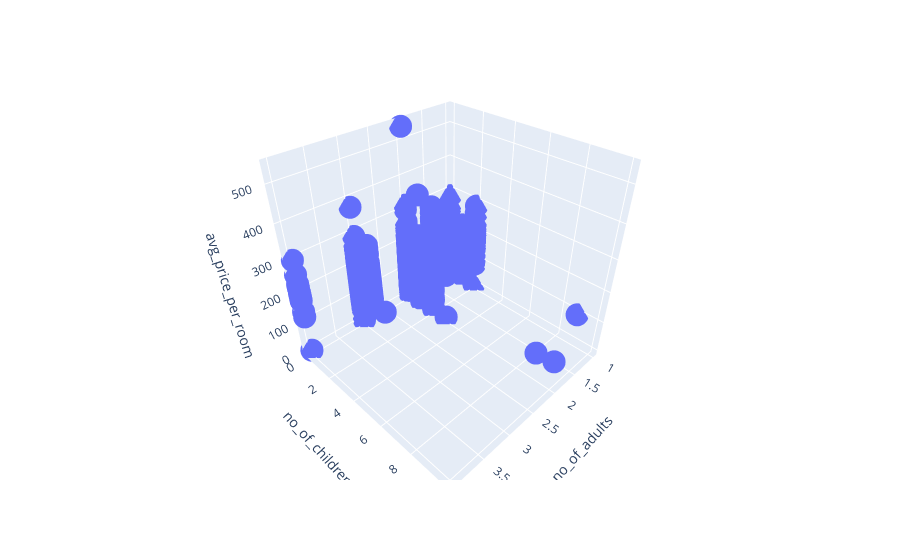

The cell this chart's notebook holds for it:
### Markdown cell above
### 3D Scatterplots

### Code cell
%matplotlib widget

# 3d grafic (atribute numerice)
def scatter_3d_plot(col1, col2, col3, name1, name2, name3):
    # fig = plt.figure()
    # # fig.add_subplot(111, projection='3d')
    # ax = fig.add_subplot(111, projection='3d')
    # ax.scatter(col1, col2, col3)
    # ax.set_xlabel(name1)
    # ax.set_ylabel(name2)
    # ax.set_zlabel(name3)
    # plt.show()
    fig = px.scatter_3d(hotel, x=name1, y=name2, z=name3)
    fig.show()

first_column = hotel["no_of_adults"].copy()
second_column = hotel["no_of_children"].copy()
third_column = hotel["avg_price_per_room"].copy()
first_name = "no_of_adults"
second_name = "no_of_children"
third_name = "avg_price_per_room"

scatter_3d_plot(first_column, second_column, third_column, first_name, second_name, third_name)

### Figure 1 — Plotly figure (JSON) as saved in the notebook; plotly's stock layout.template omitted (floating-point values rounded to 4 significant figures; data arrays with more than 128 entries replaced by an {"elided": "..."} marker saying what was removed)
{"data": [{"hovertemplate": "no_of_adults=%{x}<br>no_of_children=%{y}<br>avg_price_per_room=%{z}<extra></extra>", "legendgroup": "", "marker": {"color": "#636efa", "symbol": "circle"}, "mode": "markers", "name": "", "scene": "scene", "showlegend": false, "type": "scatter3d", "x": {"elided": "36136 int values"}, "y": {"elided": "36136 int values"}, "z": {"elided": "36136 float values"}}], "layout": {"legend": {"tracegroupgap": 0}, "margin": {"t": 60}, "scene": {"domain": {"x": [0, 1], "y": [0, 1]}, "xaxis": {"title": {"text": "no_of_adults"}}, "yaxis": {"title": {"text": "no_of_children"}}, "zaxis": {"title": {"text": "avg_price_per_room"}}}}}
